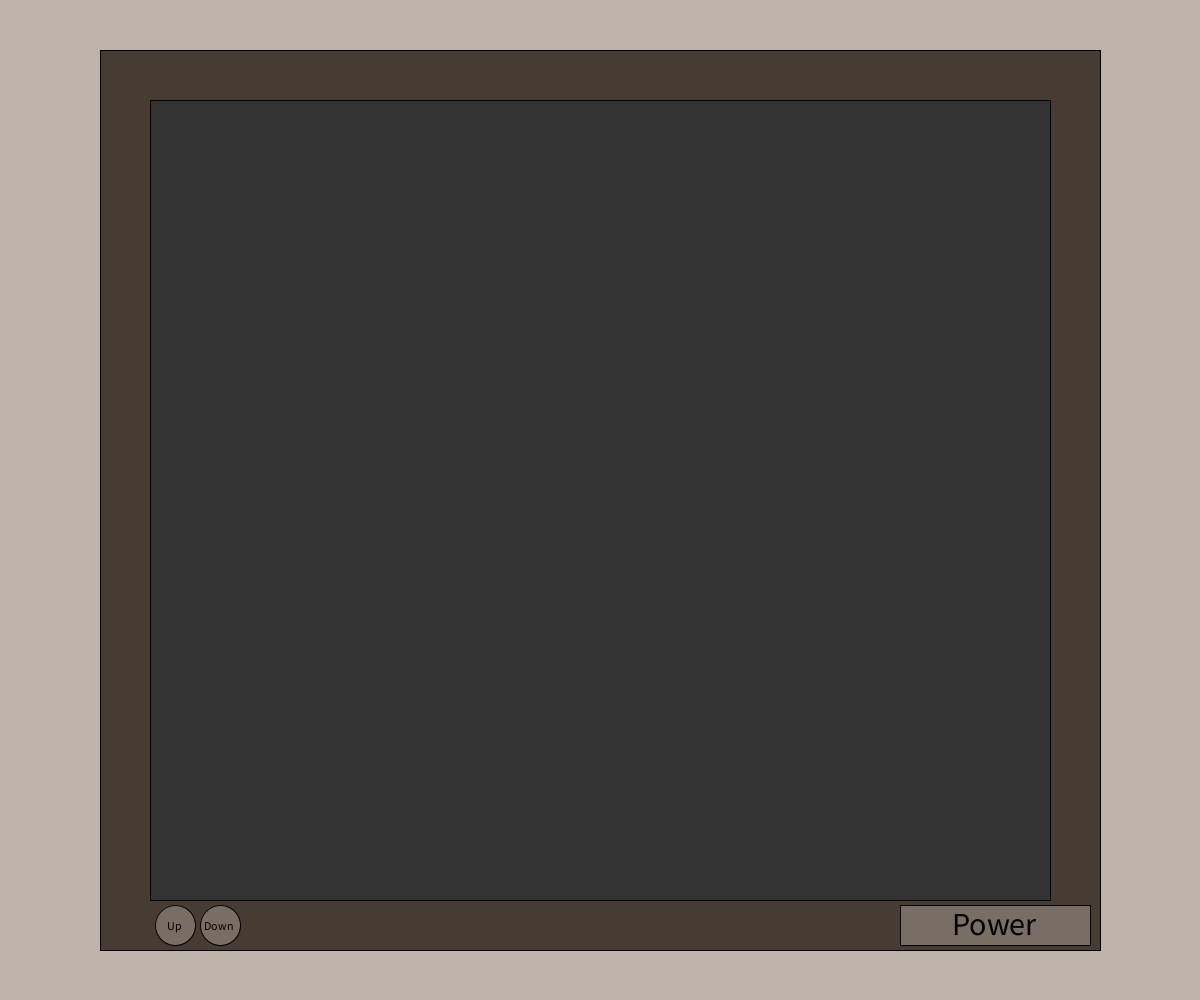
Frame 1 (no input)
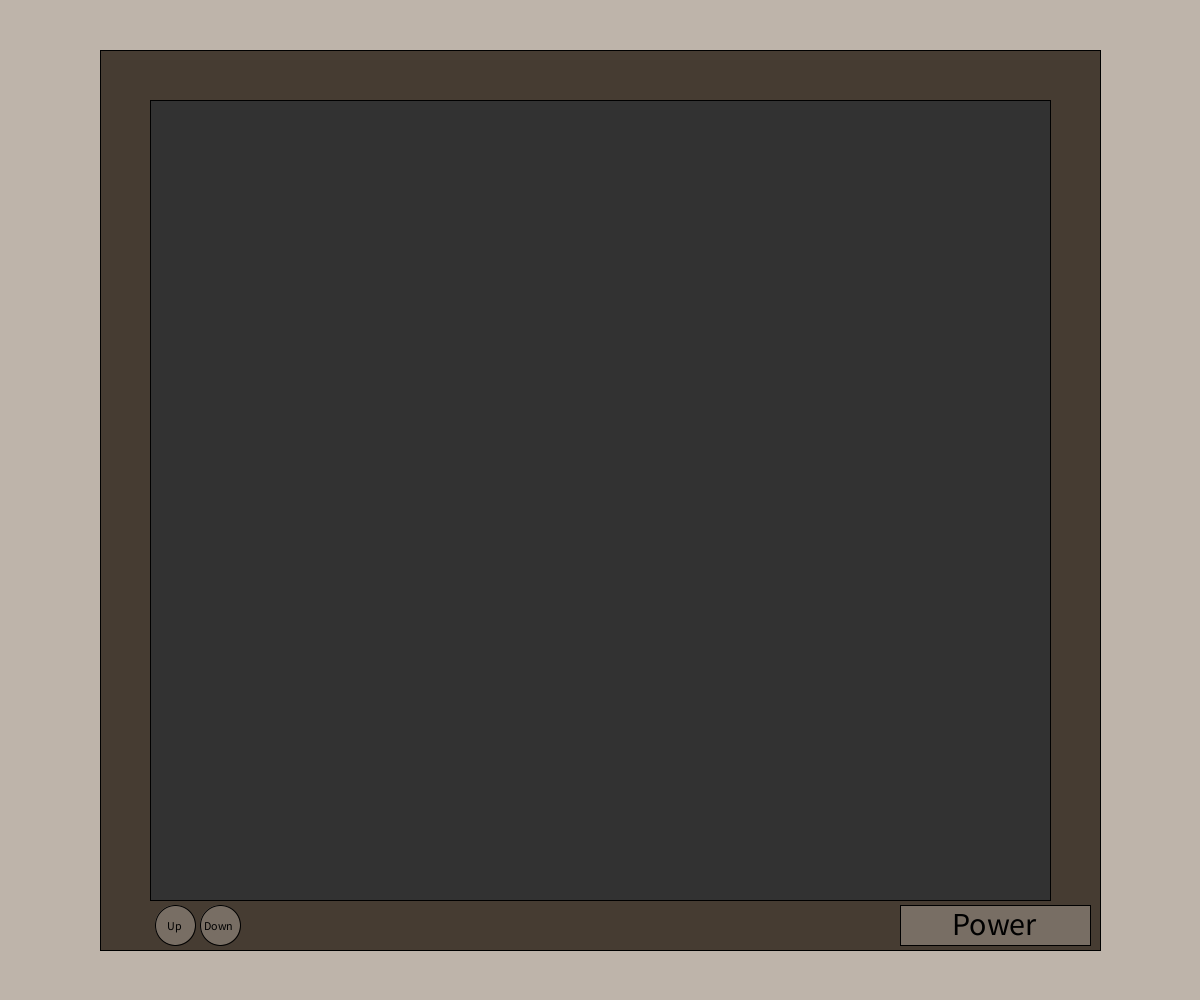
Frame 60 (the mouse pressed at the canvas centre just before this capture)
Frame 120 (the mouse held since frame 60 and released just before this capture): identical to frame 60, image omitted

The Processing sketch that drew these frames (run headless with seeded random() and noise(); from frame 60 on, the mouse is pressed at the canvas centre):

// Processing sketch: f17magd150lab05_ochowski
// ── f17magd150lab05_ochowski.pde
/* @alecOchowski
   Section 03
   Tested & fully operational as of 10/17/2017 */
   
int bR = 0;             //The R value for channel backgrounds
int bG = 0;             //The G value for channel backgrounds
int bB = 0;             //The B value for channel backgrounds
float rectA = 900;      //X coordinate for the rectangular button
float rectB = 905;      //Y coordinate for the rectangular button
float rectH = 190;      //Height of the rectangular button
float rectW = 40;       //Width of the rectangular button
float ellA = 175;       //X coordinate for the first circular button
float ellB = 925;       //Y coordinate for the first circular button
float ellD = 40;        //Diameter of the first circular button
float ell2A = 220;      //X coordinate for the second circular button
float ell2B = 925;      //Y coordinate for the second circular button
float ell2D = 40;       //Diameter of the second circular button
int channel = 1;        //The current channel displayed on the television
boolean tvOn = false;   //Whether or not the television is turned on
float powerCD = 0;      //Used as a timer to ensure that each press of the power button only adjusts the tvOn boolean once
float channelCD = 0;    //Used as a timer to ensure that each press of the up and down buttons only adjusts the channel int once

void setup(){
  size(1200, 1000);
  background(190, 180, 170);
}

void draw(){
  //TV Base Structure
  fill(70, 60, 50);
  rect(100, 50, 1000, 900);
  if(tvOn){  
    chooseFill();
  }
  else{
    fill(50);
  }
  rect(150, 100, 900, 800);
  //Buttons
  fill(120, 110, 100);
  rect(rectA, rectB, rectH, rectW);
  ellipse(ellA, ellB, ellD, ellD);
  ellipse(ell2A, ell2B, ell2D, ell2D);
  //Text For Buttons
  fill(0);
  textSize(12);
  text("Up", 167, 930);
  text("Down", 204, 930);
  textSize(32);
  text("Power", 952, 935);
  //Button Press Detection
  if(mousePressed){
    if(mouseX > rectA && mouseX < rectA + rectH && mouseY > rectB && mouseY < rectB + rectW){
      powerButtonPressed();
    }
    else if(sqrt(sq(ellA - mouseX) + sq(ellB - mouseY)) < ellD / 2){
      channelUpPressed();
    }
     else if(sqrt(sq(ell2A - mouseX) + sq(ell2B - mouseY)) < ell2D / 2){
      channelDownPressed();
    }
  }
  //Screen Display
  if(tvOn){
    textSize(64);
    text(channel, 150, 155);
    drawLogo();
  }
}

//Turns the TV on or off in response to the power button being pressed
void powerButtonPressed(){
  if(powerCD <= millis()){
    if(!tvOn){
      tvOn = true;
    }
    else{
      tvOn = false;
    }
    powerCD = millis() + 200.0;
  }
}

//Changes to the next highest channel, if there is one
void channelUpPressed(){
  if(channelCD <= millis() && tvOn){
    if(channel < 4){
      channel++;
    }
    channelCD = millis() + 200.0;
  }
}

//Changes to the next lowest channel, if there is one
void channelDownPressed(){
  if(channelCD <= millis() && tvOn){
    if(channel > 1){
      channel--;
    }
    channelCD = millis() + 200.0;
  }
}

//Deploys the correct screen color based on the channel
void chooseFill(){
  switch(channel){
    case(1):{
      fill(100, 0, 0);
      break;
    }
    case(2):{
      fill(150, 0, 150);
      break;
    }
    case(3):{
      fill(20, 160, 210);
      break;
    }
    case(4):{
      fill(0, 40, 0);
      break;
    }
  }
}

//Draws the correct channel logo based on the channel
void drawLogo(){
  switch(channel){
    case(1):{
      fill(0, 100, 0);
      triangle(1000, 250, 600, 850, 200, 250);
      fill(180, 0, 0);
      text("TriNews", 470, 350);
      break;
    }
    case(2):{
      fill(50, 0, 50);
      ellipse(600, 500, 600, 600);
      fill(250);
      text("The", 540, 400);
      text("Sphere", 498, 500);
      text("Report", 500, 600);
      break;
    }
    case(3):{
      fill(200, 100, 50);
      beginShape();
      vertex(400, 150);
      vertex(1000, 150);
      vertex(800, 850);
      vertex(200, 850);
      vertex(400, 150);
      endShape();
      fill(20, 160, 210);
      text("Parallelogram", 395, 450);
      text("Post", 530, 550);
      break;
    }
    case(4):{
      fill(0, 140, 0);
      beginShape();
      vertex(600, 200);
      vertex(900, 500);
      vertex(750, 800);
      vertex(450, 800);
      vertex(300, 500);
      vertex(600, 200);
      endShape();
      fill(0, 40, 0);
      text("Pentagon", 453, 500);
      text("Prime", 513, 600);
      break;
    }
  }
}
